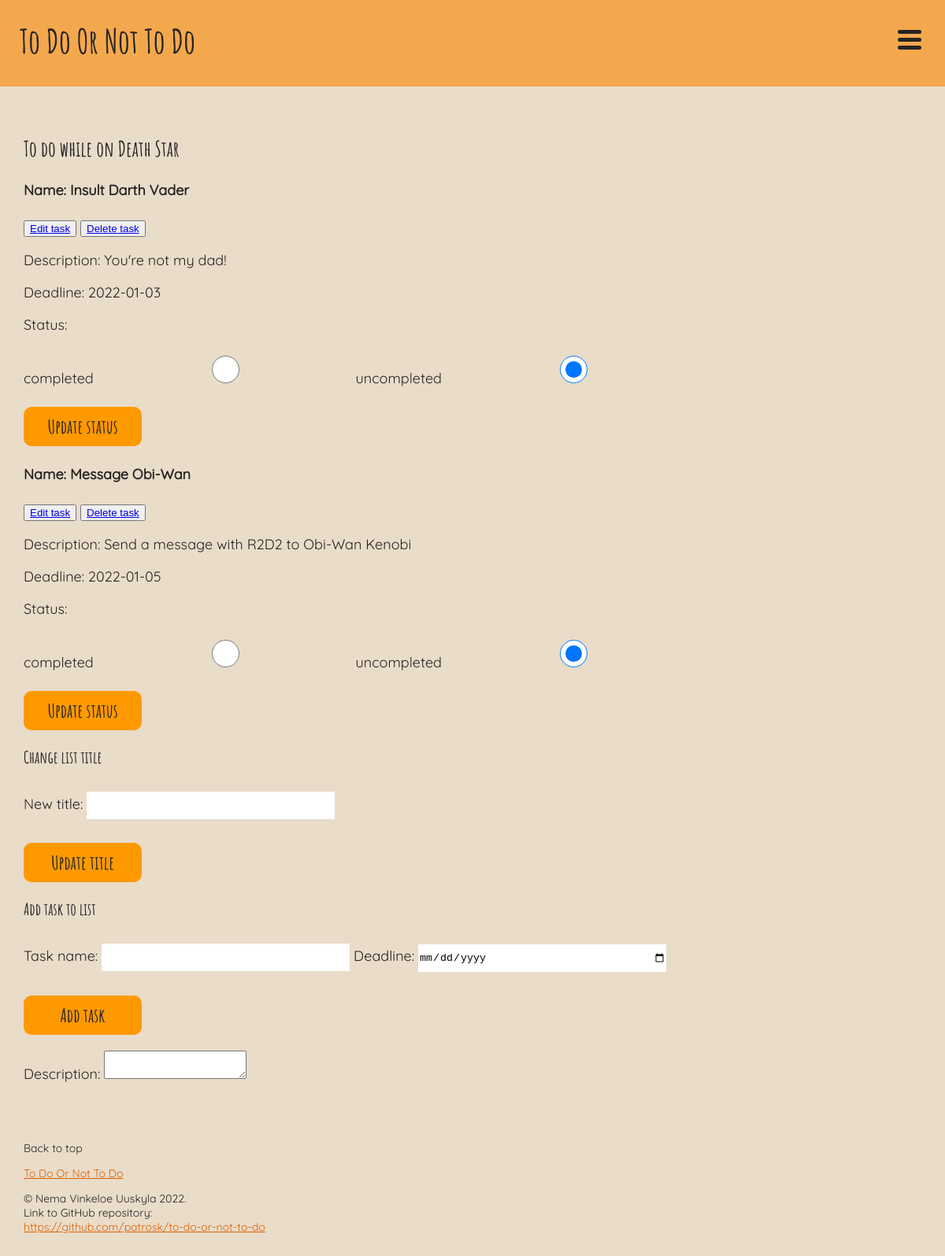
The app's page /single_list.php?id=18 (signed in) with its own data.
### tables this page shows
CREATE TABLE lists (
	id INTEGER PRIMARY KEY AUTOINCREMENT,
	title VARCHAR,
	user_id VARCHAR,
	FOREIGN KEY (user_id) REFERENCES users(id)
);

CREATE TABLE tasks (
	id INTEGER PRIMARY KEY AUTOINCREMENT,
	user_id INTEGER,
	list_id INTEGER,
	name VARCHAR,
	description VARCHAR,
	created_at DATETIME,
	deadline_at DATETIME,
	completed_at DATETIME,
	FOREIGN KEY (user_id) REFERENCES users(id), 
	FOREIGN KEY (list_id) REFERENCES lists(id)
);

### app/config.php (called while the page is built, shortened)
<?php
return [
    'title' => 'To Do Or Not To Do',
    'database_path' => sprintf('sqlite:%s/database/database.db', __DIR__),
];

### app/autoload.php (called while the page is built, shortened)
<?php
require __DIR__ . '/config.php';
require __DIR__ . '/functions.php';
$config = require __DIR__ . '/config.php';

### app/functions.php (called while the page is built, shortened)
<?php
function get_lists(PDO $database)
{
    $user_id = $_SESSION['user']['id'];
    $statement = $database->prepare("SELECT * FROM lists WHERE user_id = :id");
    $statement->bindParam(':id', $user_id, PDO::PARAM_INT);
    $statement->execute();
    $lists = $statement->fetchAll(PDO::FETCH_ASSOC);
    return $lists;
}
function get_tasks_from_list(PDO $database, $list_id)
{
    $user_id = $_SESSION['user']['id'];
    $statement = $database->prepare("SELECT * FROM tasks WHERE user_id = :user_id AND list_id = :list_id");
    $statement->bindParam(':user_id', $user_id, PDO::PARAM_INT);
    $statement->bindParam(':list_id', $list_id, PDO::PARAM_INT);
    $statement->execute();
    $tasks = $statement->fetchAll(PDO::FETCH_ASSOC);
    return $tasks;
}
function task_status($task)
{
    if (isset($task['completed_at'])) {
        $status['completed'] = 'checked';
        $status['uncompleted'] = '';
    } else {
        $status['completed'] = '';
        $status['uncompleted'] = 'checked';
    }
    return $status;
}

### single_list.php (the view, shortened to what this page needs)
<?php
require __DIR__ . '/app/autoload.php';
require __DIR__ . '/views/header.php';
require __DIR__ . '/views/navigation.php';
?>
<?php
$id = $_GET['id'];
$lists = get_lists($database);
$tasks = get_tasks_from_list($database, $id);
foreach ($lists as $list) : ?>
    <?php if ($list['id'] == $id) : ?>
        <h2><?= $list['title'] ?></h2>
    <?php endif ?>
<?php endforeach ?>
<?php
foreach ($tasks as $task) : ?>
    <?php $status = task_status($task); ?>
    <h4>Name: <?= $task['name'] ?></h4>
    <button>
        <a href="/edit_task.php?id=<?= $id ?>&task_id=<?= $task['id'] ?>">Edit task</a>
    </button>
    <button>
        <a href="/app/tasks/delete.php?id=<?= $id ?>&task_id=<?= $task['id'] ?>">Delete task</a>
    </button>
    <p>Description: <?= $task['description'] ?></p>
    <p>Deadline: <?= $task['deadline_at'] ?></p>
    <p>Status:</p>
    <form action="/app/tasks/status.php?list_id=<?= $id ?>&task_id=<?= $task['id'] ?>" method="post">
        <label for="completed">completed</label>
        <input name="status" id="completed" value="completed" type="radio" <?= $status['completed'] ?>>
        <label for="uncompleted">uncompleted</label>
        <input name="status" id="uncompleted" value="uncompleted" type="radio" <?= $status['uncompleted'] ?>>
        <button type="submit">Update status</button>
    </form>
<?php endforeach ?>
<h3>Change list title</h3>
<form action="/app/lists/update.php?id=<?= $id ?>" method="post">
    <label for="title">New title: </label>
    <input name="title" id="title" type="text">
    <button type="submit">Update title</button>
</form>
<h3>Add task to list</h3>
<form action="/app/tasks/create.php?id=<?= $id ?>" method="post" id="new_task">
    <label for="name">Task name: </label>
    <input name="name" id="name" type="text">
    <label for="deadline">Deadline: </label>
    <input name="deadline" id="deadline" type="date">
    <button type="submit">Add task</button>
</form>
<label for="description">Description: </label>
<textarea name="description" id="description" form="new_task"></textarea>
<?php require __DIR__ . '/views/footer.php';

### views/header.php (shortened to what this page needs)
<!DOCTYPE html>
<html lang="en">
<head>
    <link rel="stylesheet" href="../assets/styles/header.css">
    <link rel="stylesheet" href="../assets/styles/navigation.css">
    <link rel="stylesheet" href="../assets/styles/style.css">
    <link rel="stylesheet" href="../assets/styles/footer.css">
</head>
<body>

### views/navigation.php (shortened to what this page needs)
<header>
    <nav>
        <div class="navbar">
            <a class="title" href="/index.php"><?= $config['title'] ?></a>
            <div class="dropdown">
                <button class="dropdown-button">
                    <span class="hamburger">
                        <span class="hamburger-inner"></span>
                    </span>
                </button>
            </div>
        </div>
    </nav>
</header>
<main>

### views/footer.php (shortened to what this page needs)
</main>
<footer>
    <p>Back to top</p>
    <a href="/index.php"><?= $config['title'] ?></a>
    <p>© Nema Vinkeloe Uuskyla 2022.<br>
        Link to GitHub repository:<br>
        <a href="https://github.com/patrosk/to-do-or-not-to-do">https://github.com/patrosk/to-do-or-not-to-do</a>
    </p>
</footer>
</body>
</html>

### assets/styles/header.css (style rules this page uses)
* { box-sizing: border-box; }
:root { --background-color: #e9dcc9; --primary-color: #f4a84d; --secondary-color: #ff9900; --accent-color: #df5e00; --font-color: #252423; }
body { margin: 0; font-size: 18px; font-family: 'Quicksand'; }
main, footer { padding: 30px; }
h1, h2, h3 { font-family: 'Amatic'; }

### assets/styles/navigation.css (style rules this page uses)
nav { background-color: var(--primary-color); width: 100vw; height: 110px; position: fixed; }
.navbar { display: flex; justify-content: space-between; padding: 25px; }
.title { text-decoration: none; font-family: 'Amatic'; font-size: 42px; color: var(--font-color); }
.dropdown-button { border: none; background-color: transparent; padding-right: 30px; }
.hamburger { position: relative; width: 30px; height: 25px; display: inline-block; }
.hamburger-inner { display: block; }
.hamburger-inner, .hamburger-inner::before, .hamburger-inner::after { width: 30px; height: 5px; background-color: var(--font-color); border-radius: 6px; position: absolute; transition-property: transform; transition-duration: 0.3s; transition-timing-function: ease; }
.hamburger-inner::before, .hamburger-inner::after { content: ''; display: block; }
.hamburger-inner::before { top: 10px; }
.hamburger-inner::after { top: 20px; }
nav a { text-decoration: none; color: var(--font-color); }
.dropdown { display: flex; flex-direction: column; align-items: end; padding-top: 12px; gap: 10px; position: absolute; right: 0; z-index: 1; }

### assets/styles/style.css (style rules this page uses)
body { background-color: var(--background-color); color: var(--font-color); }
main { padding-top: 150px; }
.home-buttons button, form button { all: unset; height: 50px; width: 150px; background-color: var(--secondary-color); border-radius: 10px; display: flex; justify-content: center; align-items: center; margin-bottom: 20px; transition: 0.5s ease; }
input { height: 35px; width: 315px; border: none; margin-top: 10px; margin-bottom: 20px; }
form button { text-decoration: none; font-family: 'Amatic'; color: var(--font-color); font-size: 24px; margin-top: 10px; }

### assets/styles/footer.css (style rules this page uses)
footer { font-size: 14px; }
footer a { color: var(--accent-color); }

### records on screen
lists: title "To do while on Death Star"
tasks: name "Insult Darth Vader", description "You're not my dad!", deadline_at "2022-01-03"
tasks: name "Message Obi-Wan", description "Send a message with R2D2 to Obi-Wan Kenobi", deadline_at "2022-01-05"

### other values on screen
$config['title'] "To Do Or Not To Do"
